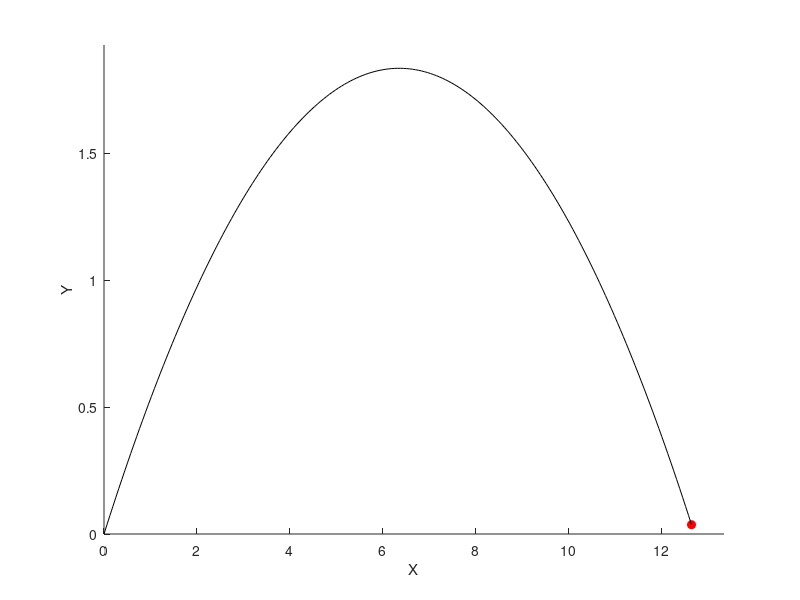

The MATLAB script that drew this image:
close all;clear all;clc;
v0=12;
theta=30*pi/180;
g=9.81;
t=linspace(0,(2*v0*sin(theta))/g,200);
x=v0*cos(theta)*t;
y=v0*sin(theta)*t-(0.5*g*t.^2);
xlim([0 ((v0^2*sin(2*theta)/g))*1.05]);
ylim([0 (v0^2*(sin(theta))^2/(2*g))*1.05]);
xlabel('X');
ylabel('Y');
i=1;
while i<length(t)
    cla;
    hold on
    plot(x(i),y(i),'o','MarkerFaceColor','r','MarkerEdgeColor','r');
    plot(x(1:i),y(1:i),'k');
    drawnow;
    pause(0.01);
    i=i+1;
end
